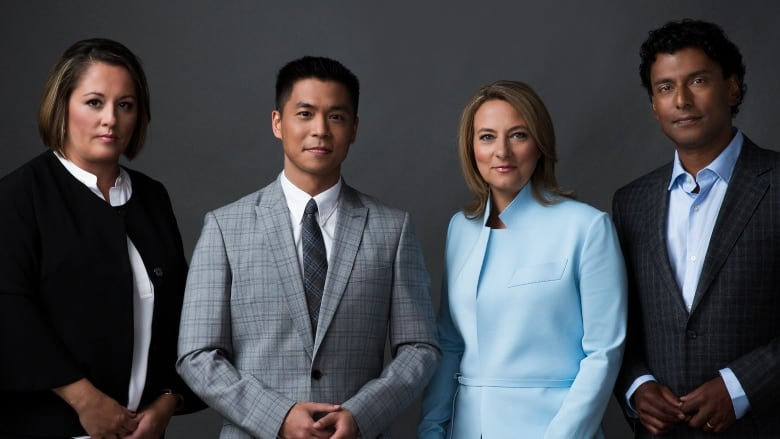
#> input picture Object Classification/Images/hosts.jpg, 780 x 439 px
$ python vj.py
#> lines starting #> are read from the running program, lines starting #| are printed output that depends on the picture
import numpy as np
import cv2
from matplotlib import pyplot as plt
from os.path import realpath, normpath

test_image = 'Images/hosts.jpg'

img = cv2.imread(test_image)
#> img is the input picture: shape (439, 780, 3); mean B, G, R 77.3, 72.1, 70

img = cv2.cvtColor(img, cv2.COLOR_BGR2RGB)
plt.figure(figsize=(14, 10), dpi=80)
plt.imshow(img)
plt.show()

cv2path = normpath(realpath(cv2.__file__) + '../../../../../share/OpenCV/haarcascades')

face_cascade_xml_path = "../../anaconda2/share/OpenCV/haarcascades/haarcascade_frontalface_default.xml"
eye_cascade_xml_path = "../../anaconda2/share/OpenCV/haarcascades/haarcascade_eye.xml"

face_cascade = cv2.CascadeClassifier(face_cascade_xml_path)
eye_cascade = cv2.CascadeClassifier(eye_cascade_xml_path)

# Run the face detector cascade against this grayscale image
scale = 1.032
minNeighbors = 2
foundFaces = face_cascade.detectMultiScale(img, scale, minNeighbors)
#> foundFaces = [[365, 204, 37, 37], [182, 308, 38, 38], [180, 286, 50, 50], [185, 349, 46, 46], [465, 107, 74, 74], [234, 281, 55, 55], [264, 335, 53, 53], [641, 52, 83, 83], [275, 82, 84, 84], [65, 70, 87, 87], [224, 292, 97, 97], [422, 202, 232, 232]]

print ("We found {}".format(len(foundFaces)) + " faces.")
#| We found 12 faces.
print ("The array of bounding boxes [top_left_x, top_left_y, width, height] for each face are:\n{}".format(foundFaces))
#| The array of bounding boxes [top_left_x, top_left_y, width, height] for each face are:
#| [[365 204  37  37]
#|  [182 308  38  38]
#|  [180 286  50  50]
#|  [185 349  46  46]
#|  [465 107  74  74]
#|  [234 281  55  55]
#|  [264 335  53  53]
#|  [641  52  83  83]
#|  [275  82  84  84]
#|  [ 65  70  87  87]
#|  [224 292  97  97]
#> (further printed lines are left out)

# setup colors and line thickness for drawing bounding boxes
greenColor = (0, 255, 0)
blueColor = (255, 0, 0)
lineThickness = 2

detectionsImg = img
# now process each face found,
for (fx, fy, fw, fh) in foundFaces:
    # draw the bounding box for each face
    cv2.rectangle(detectionsImg, (fx, fy), (fx + fw, fy + fh), blueColor, lineThickness)

    # Run the eye detector cascade on the subset regions of the image (our
    # "regions of interest" (roi)) that were determined to contain faces
    roi = detectionsImg[fy: fy + fh, fx: fx + fw]
    foundEyes = eye_cascade.detectMultiScale(roi, scale, minNeighbors)

    # now, lets draw bounding boxes for the eyes
    for (ex, ey, ew, eh) in foundEyes:
        cv2.rectangle(roi, (ex, ey), (ex + ew, ey + eh), greenColor, lineThickness)
#> this loop made 12 passes
#> (fx, fy, fw, fh, foundEyes) on passes 5, 8, 9, 10, 12: (465, 107, 74, 74, [[11, 18, 24, 24], [40, 18, 23, 23]]), (641, 52, 83, 83, [[44, 17, 23, 23], [12, 23, 26, 26]]), (275, 82, 84, 84, [[17, 17, 28, 28], [49, 24, 23, 23]]), (65, 70, 87, 87, [[16, 20, 25, 25], [51, 25, 22, 22]]), (422, 202, 232, 232, [[85, 138, 27, 27]])
#> pass 1, `roi = detectionsImg[fy: fy + fh, fx: fx + fw]`:
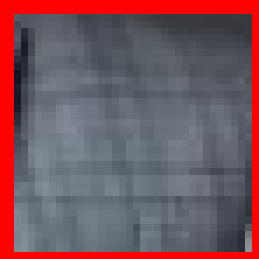
#> roi: shape (37, 37, 3) (shown 7 times larger); mean R, G, B 118.6, 84.9, 93.1
#> pass 2, `roi = detectionsImg[fy: fy + fh, fx: fx + fw]`:
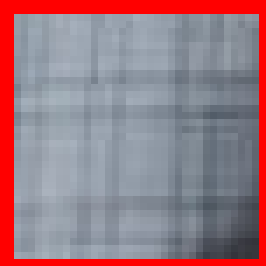
#> roi: shape (38, 38, 3) (shown 7 times larger); mean R, G, B 153.1, 122, 131.5
#> pass 3, `roi = detectionsImg[fy: fy + fh, fx: fx + fw]`:
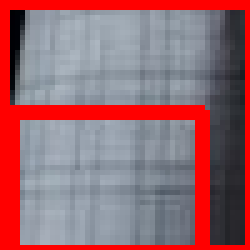
#> roi: shape (50, 50, 3) (shown 5 times larger); mean R, G, B 152.1, 103.8, 111.6
#> after the loop:
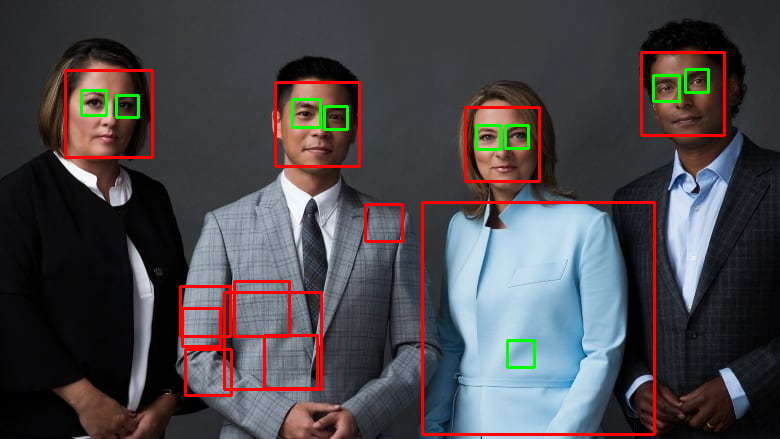
#> detectionsImg: shape (439, 780, 3); mean R, G, B 74.6, 70.8, 74
#> after the loop:
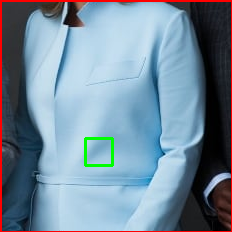
#> roi: shape (232, 232, 3); mean R, G, B 117, 138.8, 155.3


plt.figure(figsize=(14, 10), dpi=80)
plt.imshow(img)
plt.show()

$ run again, with Object Classification/Images/Presenters.jpg copied over Object Classification/Images/hosts.jpg
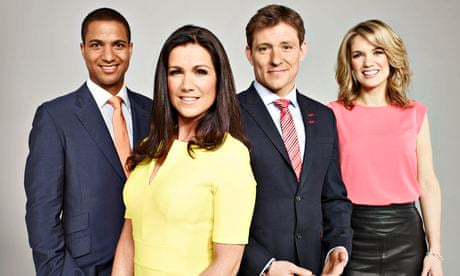
#> input picture Object Classification/Images/Presenters.jpg, 460 x 276 px
#> img is the input picture: shape (276, 460, 3); mean B, G, R 127.7, 138.4, 155.5
#> foundFaces = [[329, 202, 25, 25], [343, 34, 51, 51], [97, 88, 38, 38], [77, 21, 61, 61], [157, 47, 65, 65], [245, 23, 63, 63]]
#| We found 6 faces.
#| The array of bounding boxes [top_left_x, top_left_y, width, height] for each face are:
#| [[329 202  25  25]
#|  [343  34  51  51]
#|  [ 97  88  38  38]
#|  [ 77  21  61  61]
#|  [157  47  65  65]
#> (further printed lines are left out)
#> the loop `for (fx, fy, fw, fh) in foundFaces:` made 6 passes
#> after the loop `for (fx, fy, fw, fh) in foundFaces:`:
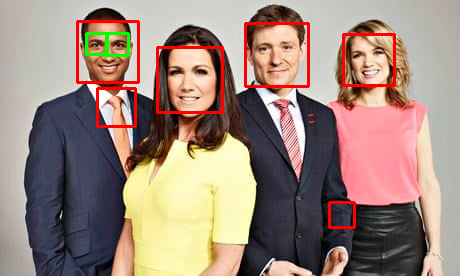
#> detectionsImg: shape (276, 460, 3); mean R, G, B 157.9, 135.3, 124.1
#> after the loop `for (fx, fy, fw, fh) in foundFaces:`:
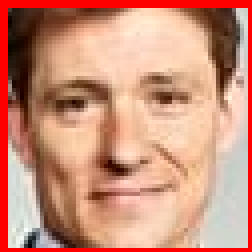
#> roi: shape (63, 63, 3) (shown 4 times larger); mean R, G, B 203.5, 143.1, 121

$ run again, with Object Classification/Images/dev290x_presenters.jpg copied over Object Classification/Images/hosts.jpg
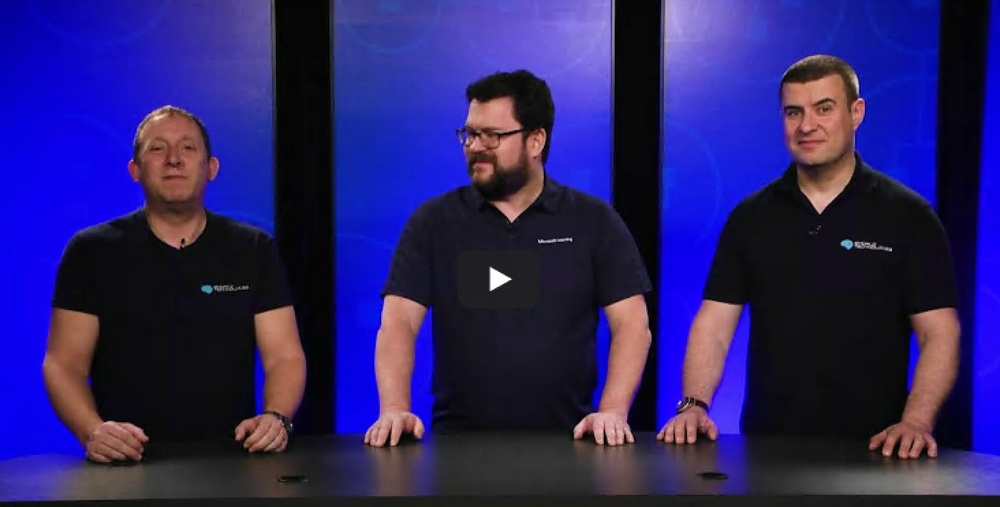
#> input picture Object Classification/Images/dev290x_presenters.jpg, 1000 x 507 px, shrunk from 1464 x 742 before the run
#> img is the input picture: shape (507, 1000, 3); mean B, G, R 104.4, 34.6, 43.5
#> foundFaces = [[366, 418, 26, 26], [768, 77, 85, 85], [445, 104, 79, 79], [133, 116, 81, 81]]
#| We found 4 faces.
#| The array of bounding boxes [top_left_x, top_left_y, width, height] for each face are:
#| [[366 418  26  26]
#|  [768  77  85  85]
#|  [445 104  79  79]
#|  [133 116  81  81]]
#> the loop `for (fx, fy, fw, fh) in foundFaces:` made 4 passes
#> (fx, fy, fw, fh, foundEyes) on passes 2 to 4: (768, 77, 85, 85, [[13, 23, 23, 23], [43, 20, 23, 23]]), (445, 104, 79, 79, [[29, 20, 21, 21]]), (133, 116, 81, 81, [[43, 21, 23, 23]])
#> after the loop `for (fx, fy, fw, fh) in foundFaces:`:
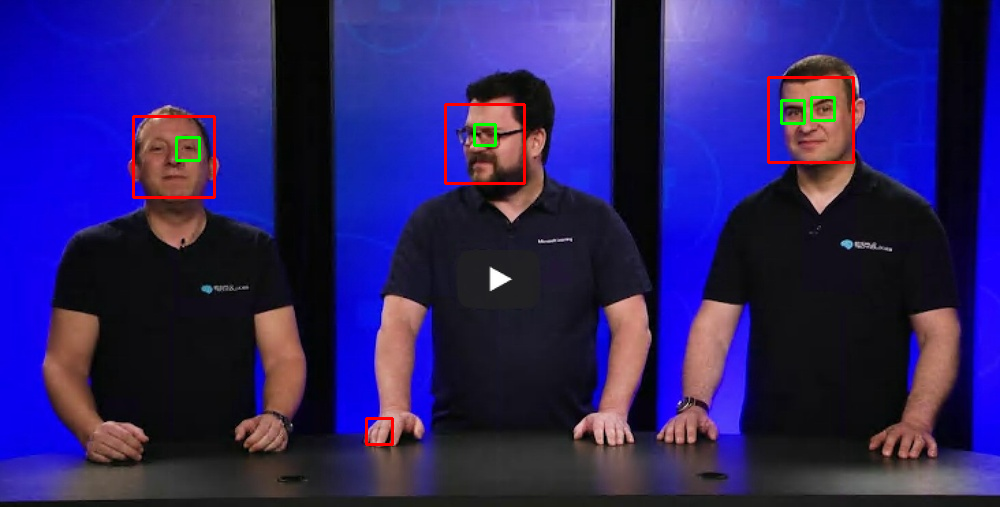
#> detectionsImg: shape (507, 1000, 3); mean R, G, B 44.3, 34.6, 103.4
#> after the loop `for (fx, fy, fw, fh) in foundFaces:`:
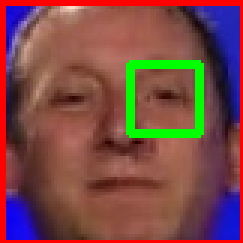
#> roi: shape (81, 81, 3) (shown 3 times larger); mean R, G, B 122.4, 73.4, 70.8
